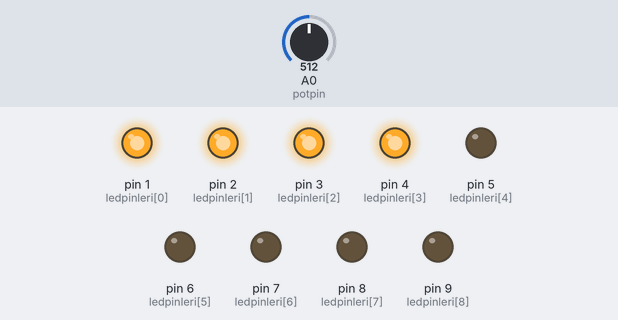
A sketch run on a simulated Arduino Uno, built with avr-gcc and run on an emulated ATmega328P. Shown: output pins drawn as LEDs (lit = HIGH). The test bench sets the inputs (shaded band); at power-on: A0 (potpin) = 512.

Above: at 1.2 s.
1.3 s: A0 (potpin) set to 553
2.8 s: A0 (potpin) set to 578
At 3.4 s:
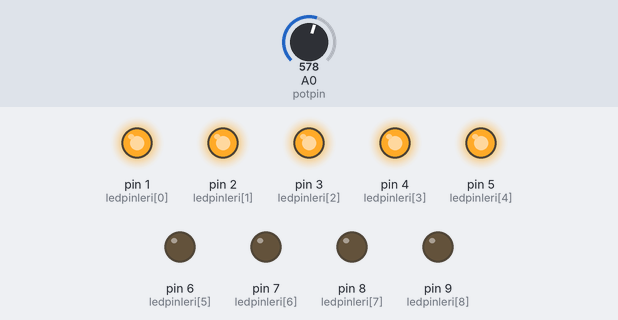
4.3 s: A0 (potpin) set to 716
At 4.6 s:
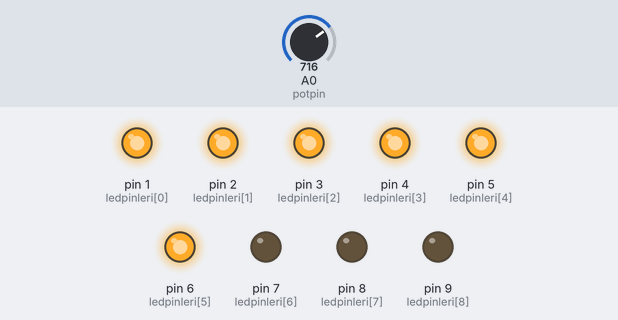
5.8 s: A0 (potpin) set to 780
7.3 s: A0 (potpin) set to 804
At 8.1 s:
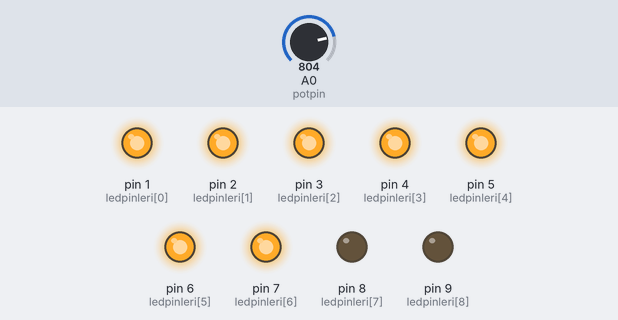
8.8 s: A0 (potpin) set to 511
At 9.2 s:
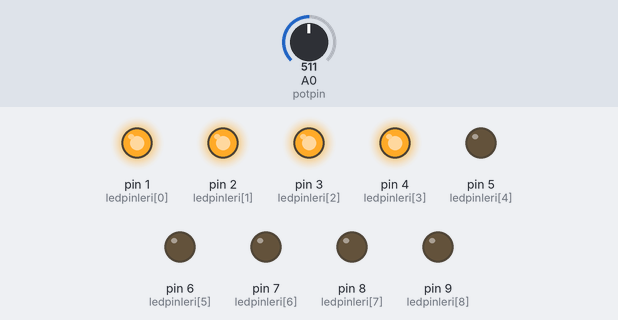
Timing chart, 0 to 11.3 s (numbered marks = the images above; inputs shaded):
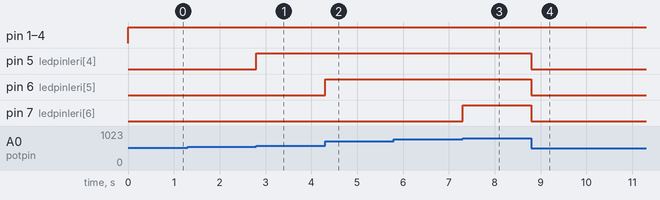

Measured:
- the behaviour switches between 568 and 569 on A0 (potpin) (found by bisection; images 0 and 1)
- the behaviour switches between 795 and 796 on A0 (potpin) (found by bisection; images 2 and 3)
- after the input at 1.3 s, every drawn part: stays the same
- after the input at 2.8 s, pin 5 (ledpinleri[4]): LOW → HIGH at once
- after the input at 4.3 s, pin 6 (ledpinleri[5]): LOW → HIGH at once
- after the input at 5.8 s, every drawn part: stays the same
- after the input at 7.3 s, pin 7 (ledpinleri[6]): LOW → HIGH at once
- after the input at 8.8 s, pin 5 (ledpinleri[4]), pin 6 (ledpinleri[5]), pin 7 (ledpinleri[6]): HIGH → LOW at once

The sketch:

index.ino
```cpp
int potpin=A0;
int ledsayisi=9;
int ledpinleri[]={1,2,3,4,5,6,7,8,9};
void setup()
{
for(int i=0;i<ledsayisi;i++)
pinMode(ledpinleri[i],OUTPUT);
}
void loop() {
 int deger=analogRead(potpin);
 int led_derece=map(deger,0,1023,0,ledsayisi);
 for(int i=0;i<ledsayisi;i++)
 {
 if(i<led_derece)
 {
 digitalWrite(ledpinleri[i],HIGH);
 }
 else {
 digitalWrite(ledpinleri[i],LOW);
 }
 }
}
```
